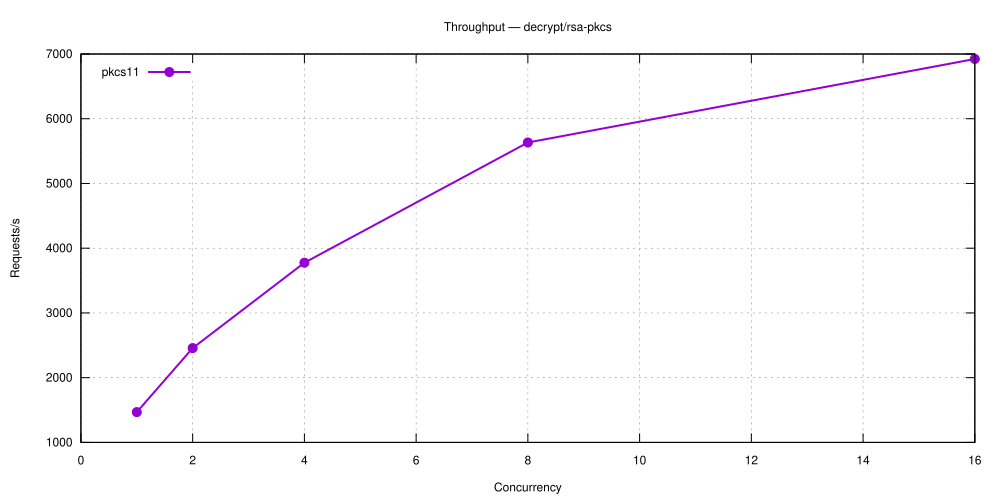

Write the gnuplot code that produced this figure.
set terminal svg size 1000,500 enhanced font 'Helvetica,12'
set output 'decrypt_rsa-pkcs.svg'
set title 'Throughput — decrypt/rsa-pkcs'
set grid
set xlabel 'Concurrency'
set ylabel 'Requests/s'
set key top left
plot 'decrypt_rsa-pkcs-5.28.0-pkcs11.dat' using 1:2 with linespoints lw 2 pt 7 title 'pkcs11'
